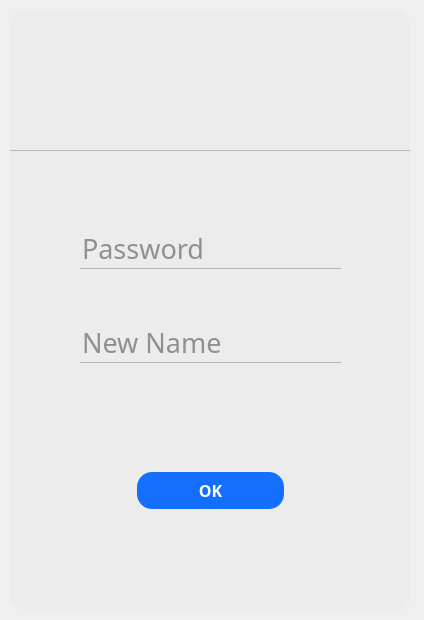
<?xml version="1.0" encoding="UTF-8"?>
<ui version="4.0">
 <class>configname</class>
 <widget class="QWidget" name="configname">
  <property name="geometry">
   <rect>
    <x>0</x>
    <y>0</y>
    <width>424</width>
    <height>620</height>
   </rect>
  </property>
  <property name="windowTitle">
   <string>Form</string>
  </property>
  <property name="styleSheet">
   <string notr="true">#frame{
  background:#ECECEC;
  border-color:#E7E7E7;
  border-width: 1px;
  border-radius: 15px;

}

QToolButton{
  background:transparent;
  border-radius:35px;
}


QPushButton {
	border-radius: 15px;
	margin: 2px;
	color: rgb(255, 255, 255);
	background-color: #146FFF;
}


QPushButton:hover{
  background:#A1C4FA;
  border-radius:15px;
  color:#ececec;
}


QLineEdit{
  background:transparent;
  border:none;
  color:#343434;
  border-bottom:1px solid #B7B6B7;
}</string>
  </property>
  <widget class="QFrame" name="frame">
   <property name="geometry">
    <rect>
     <x>10</x>
     <y>10</y>
     <width>400</width>
     <height>600</height>
    </rect>
   </property>
   <property name="styleSheet">
    <string notr="true"/>
   </property>
   <property name="frameShape">
    <enum>QFrame::StyledPanel</enum>
   </property>
   <property name="frameShadow">
    <enum>QFrame::Raised</enum>
   </property>
   <widget class="QPushButton" name="pushButton">
    <property name="geometry">
     <rect>
      <x>125</x>
      <y>460</y>
      <width>151</width>
      <height>41</height>
     </rect>
    </property>
    <property name="font">
     <font>
      <family>AvenirNext LT Pro Bold</family>
      <pointsize>12</pointsize>
      <weight>75</weight>
      <bold>true</bold>
     </font>
    </property>
    <property name="text">
     <string>OK</string>
    </property>
   </widget>
   <widget class="QFrame" name="frame_2">
    <property name="geometry">
     <rect>
      <x>-1</x>
      <y>-9</y>
      <width>415</width>
      <height>150</height>
     </rect>
    </property>
    <property name="styleSheet">
     <string notr="true">background-image: url(:/images/img/back.png);

QFrame{
border-radius:0px;
}</string>
    </property>
    <property name="frameShape">
     <enum>QFrame::StyledPanel</enum>
    </property>
    <property name="frameShadow">
     <enum>QFrame::Raised</enum>
    </property>
    <widget class="QToolButton" name="toolButton_2">
     <property name="geometry">
      <rect>
       <x>341</x>
       <y>0</y>
       <width>71</width>
       <height>71</height>
      </rect>
     </property>
     <property name="styleSheet">
      <string notr="true">QToolButton{
background:transparent;
}</string>
     </property>
     <property name="text">
      <string/>
     </property>
     <property name="icon">
      <iconset resource="images.qrc">
       <normaloff>:/images/img/close.png</normaloff>:/images/img/close.png</iconset>
     </property>
     <property name="iconSize">
      <size>
       <width>30</width>
       <height>25</height>
      </size>
     </property>
    </widget>
   </widget>
   <widget class="QToolButton" name="toolButton">
    <property name="geometry">
     <rect>
      <x>165</x>
      <y>89</y>
      <width>70</width>
      <height>70</height>
     </rect>
    </property>
    <property name="text">
     <string/>
    </property>
    <property name="icon">
     <iconset resource="images.qrc">
      <normaloff>:/images/img/configname.png</normaloff>:/images/img/configname.png</iconset>
    </property>
    <property name="iconSize">
     <size>
      <width>70</width>
      <height>70</height>
     </size>
    </property>
   </widget>
   <widget class="QWidget" name="">
    <property name="geometry">
     <rect>
      <x>70</x>
      <y>171</y>
      <width>261</width>
      <height>231</height>
     </rect>
    </property>
    <layout class="QVBoxLayout" name="verticalLayout">
     <item>
      <widget class="QLineEdit" name="lineEdit">
       <property name="font">
        <font>
         <family>AvenirNext LT Pro Medium</family>
         <pointsize>20</pointsize>
        </font>
       </property>
       <property name="placeholderText">
        <string>Password</string>
       </property>
      </widget>
     </item>
     <item>
      <widget class="QLineEdit" name="lineEdit_2">
       <property name="font">
        <font>
         <family>AvenirNext LT Pro Medium</family>
         <pointsize>20</pointsize>
        </font>
       </property>
       <property name="placeholderText">
        <string>New Name</string>
       </property>
      </widget>
     </item>
    </layout>
   </widget>
  </widget>
 </widget>
 <resources>
  <include location="images.qrc"/>
 </resources>
 <connections>
  <connection>
   <sender>toolButton_2</sender>
   <signal>clicked()</signal>
   <receiver>configname</receiver>
   <slot>hide()</slot>
   <hints>
    <hint type="sourcelabel">
     <x>385</x>
     <y>36</y>
    </hint>
    <hint type="destinationlabel">
     <x>211</x>
     <y>309</y>
    </hint>
   </hints>
  </connection>
 </connections>
</ui>
